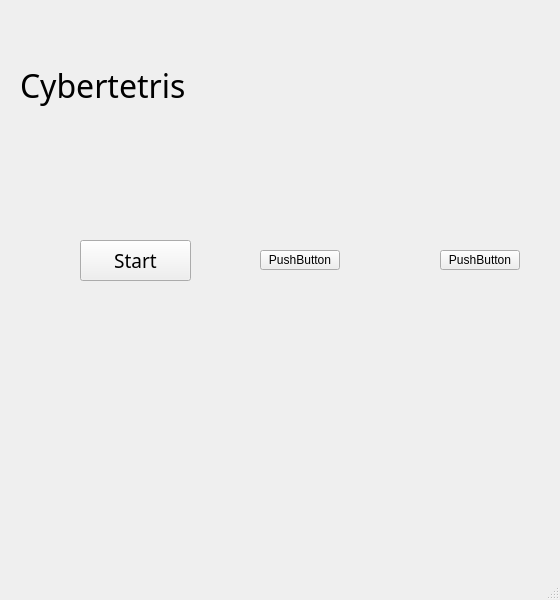
<?xml version="1.0" encoding="UTF-8"?>
<ui version="4.0">
 <class>Start</class>
 <widget class="QMainWindow" name="Start">
  <property name="geometry">
   <rect>
    <x>0</x>
    <y>0</y>
    <width>560</width>
    <height>600</height>
   </rect>
  </property>
  <property name="windowTitle">
   <string>MainWindow</string>
  </property>
  <widget class="QWidget" name="centralwidget">
   <widget class="QPushButton" name="pushButton_2">
    <property name="geometry">
     <rect>
      <x>440</x>
      <y>250</y>
      <width>80</width>
      <height>20</height>
     </rect>
    </property>
    <property name="text">
     <string>PushButton</string>
    </property>
   </widget>
   <widget class="QLabel" name="label">
    <property name="geometry">
     <rect>
      <x>20</x>
      <y>10</y>
      <width>261</width>
      <height>151</height>
     </rect>
    </property>
    <property name="font">
     <font>
      <family>MV Boli</family>
      <pointsize>24</pointsize>
     </font>
    </property>
    <property name="text">
     <string>Cybertetris</string>
    </property>
   </widget>
   <widget class="QPushButton" name="pushButton">
    <property name="geometry">
     <rect>
      <x>260</x>
      <y>250</y>
      <width>80</width>
      <height>20</height>
     </rect>
    </property>
    <property name="text">
     <string>PushButton</string>
    </property>
   </widget>
   <widget class="QPushButton" name="startgame">
    <property name="geometry">
     <rect>
      <x>80</x>
      <y>240</y>
      <width>111</width>
      <height>41</height>
     </rect>
    </property>
    <property name="font">
     <font>
      <family>MV Boli</family>
      <pointsize>14</pointsize>
     </font>
    </property>
    <property name="text">
     <string>Start</string>
    </property>
   </widget>
  </widget>
  <widget class="QMenuBar" name="menubar">
   <property name="geometry">
    <rect>
     <x>0</x>
     <y>0</y>
     <width>560</width>
     <height>25</height>
    </rect>
   </property>
  </widget>
  <widget class="QStatusBar" name="statusbar"/>
 </widget>
 <resources/>
 <connections/>
</ui>
